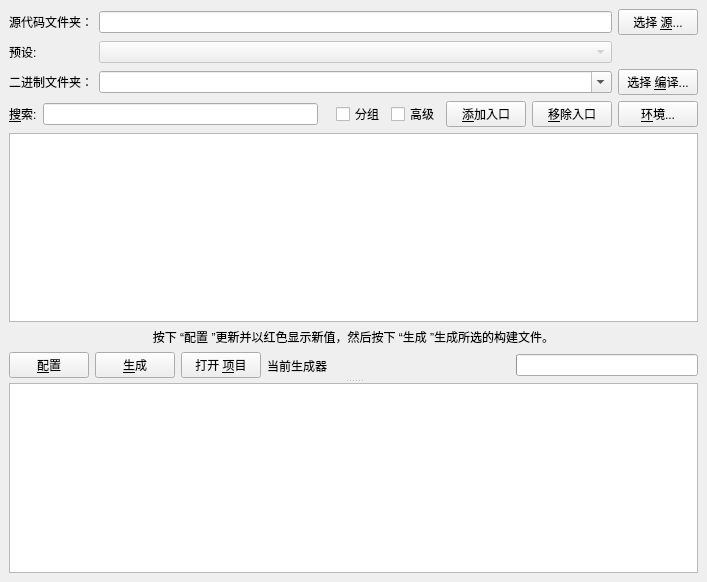
<?xml version="1.0" encoding="UTF-8"?>
<ui version="4.0">
 <class>CMakeSetupDialog</class>
 <widget class="QWidget" name="CMakeSetupDialog">
  <property name="geometry">
   <rect>
    <x>0</x>
    <y>0</y>
    <width>707</width>
    <height>582</height>
   </rect>
  </property>
  <layout class="QGridLayout">
   <property name="leftMargin">
    <number>9</number>
   </property>
   <property name="topMargin">
    <number>9</number>
   </property>
   <property name="rightMargin">
    <number>9</number>
   </property>
   <property name="bottomMargin">
    <number>9</number>
   </property>
   <property name="spacing">
    <number>6</number>
   </property>
   <item row="0" column="0">
    <layout class="QGridLayout">
     <property name="leftMargin">
      <number>0</number>
     </property>
     <property name="topMargin">
      <number>0</number>
     </property>
     <property name="rightMargin">
      <number>0</number>
     </property>
     <property name="bottomMargin">
      <number>0</number>
     </property>
     <property name="spacing">
      <number>6</number>
     </property>
     <item row="0" column="0">
      <widget class="QLabel" name="SourceLabel">
       <property name="text">
        <string>源代码文件夹：</string>
       </property>
      </widget>
     </item>
     <item row="0" column="1">
      <widget class="QLineEdit" name="SourceDirectory"/>
     </item>
     <item row="0" column="2">
      <widget class="QPushButton" name="BrowseSourceDirectoryButton">
       <property name="text">
        <string>选择 &amp;源...</string>
       </property>
      </widget>
     </item>
     <item row="1" column="0">
      <widget class="QLabel" name="PresetLabel">
       <property name="text">
        <string>预设:</string>
       </property>
      </widget>
     </item>
     <item row="1" column="1">
      <widget class="QCMakePresetComboBox" name="Preset">
       <property name="enabled">
        <bool>false</bool>
       </property>
      </widget>
     </item>
     <item row="2" column="0">
      <widget class="QLabel" name="BinaryLabel">
       <property name="text">
        <string>二进制文件夹：</string>
       </property>
      </widget>
     </item>
     <item row="2" column="1">
      <widget class="QComboBox" name="BinaryDirectory">
       <property name="sizePolicy">
        <sizepolicy hsizetype="Expanding" vsizetype="Fixed">
         <horstretch>0</horstretch>
         <verstretch>0</verstretch>
        </sizepolicy>
       </property>
       <property name="editable">
        <bool>true</bool>
       </property>
      </widget>
     </item>
     <item row="2" column="2">
      <widget class="QPushButton" name="BrowseBinaryDirectoryButton">
       <property name="text">
        <string>选择 &amp;编译...</string>
       </property>
      </widget>
     </item>
    </layout>
   </item>
   <item row="1" column="0">
    <widget class="QSplitter" name="Splitter">
     <property name="orientation">
      <enum>Qt::Vertical</enum>
     </property>
     <widget class="QFrame" name="frame">
      <property name="frameShape">
       <enum>QFrame::NoFrame</enum>
      </property>
      <property name="frameShadow">
       <enum>QFrame::Raised</enum>
      </property>
      <layout class="QVBoxLayout">
       <property name="spacing">
        <number>6</number>
       </property>
       <property name="leftMargin">
        <number>0</number>
       </property>
       <property name="topMargin">
        <number>0</number>
       </property>
       <property name="rightMargin">
        <number>0</number>
       </property>
       <property name="bottomMargin">
        <number>0</number>
       </property>
       <item>
        <layout class="QHBoxLayout">
         <property name="spacing">
          <number>6</number>
         </property>
         <property name="leftMargin">
          <number>0</number>
         </property>
         <property name="topMargin">
          <number>0</number>
         </property>
         <property name="rightMargin">
          <number>0</number>
         </property>
         <property name="bottomMargin">
          <number>0</number>
         </property>
         <item>
          <widget class="QLabel" name="label_4">
           <property name="sizePolicy">
            <sizepolicy hsizetype="Fixed" vsizetype="Fixed">
             <horstretch>0</horstretch>
             <verstretch>0</verstretch>
            </sizepolicy>
           </property>
           <property name="text">
            <string>&amp;搜索:</string>
           </property>
           <property name="buddy">
            <cstring>Search</cstring>
           </property>
          </widget>
         </item>
         <item>
          <widget class="QLineEdit" name="Search">
           <property name="sizePolicy">
            <sizepolicy hsizetype="Expanding" vsizetype="Fixed">
             <horstretch>0</horstretch>
             <verstretch>0</verstretch>
            </sizepolicy>
           </property>
          </widget>
         </item>
         <item>
          <spacer>
           <property name="orientation">
            <enum>Qt::Horizontal</enum>
           </property>
           <property name="sizeType">
            <enum>QSizePolicy::Minimum</enum>
           </property>
           <property name="sizeHint" stdset="0">
            <size>
             <width>12</width>
             <height>23</height>
            </size>
           </property>
          </spacer>
         </item>
         <item>
          <widget class="QCheckBox" name="groupedCheck">
           <property name="text">
            <string>分组</string>
           </property>
          </widget>
         </item>
         <item>
          <widget class="QCheckBox" name="advancedCheck">
           <property name="text">
            <string>高级</string>
           </property>
          </widget>
         </item>
         <item>
          <widget class="QPushButton" name="AddEntry">
           <property name="toolTip">
            <string>添加新入口</string>
           </property>
           <property name="text">
            <string>&amp;添加入口</string>
           </property>
           <property name="icon">
            <iconset theme="list-add" resource="CMakeSetup.qrc">
             <normaloff>:/Icons/Plus16.png</normaloff>:/Icons/Plus16.png</iconset>
           </property>
          </widget>
         </item>
         <item>
          <widget class="QPushButton" name="RemoveEntry">
           <property name="toolTip">
            <string>移除已选入口</string>
           </property>
           <property name="text">
            <string>&amp;移除入口</string>
           </property>
           <property name="icon">
            <iconset theme="list-remove" resource="CMakeSetup.qrc">
             <normaloff>:/Icons/Delete16.png</normaloff>:/Icons/Delete16.png</iconset>
           </property>
          </widget>
         </item>
         <item>
          <widget class="QPushButton" name="Environment">
           <property name="text">
            <string>&amp;环境...</string>
           </property>
          </widget>
         </item>
        </layout>
       </item>
       <item>
        <widget class="QCMakeCacheView" name="CacheValues">
         <property name="alternatingRowColors">
          <bool>true</bool>
         </property>
         <property name="selectionMode">
          <enum>QAbstractItemView::ExtendedSelection</enum>
         </property>
         <property name="selectionBehavior">
          <enum>QAbstractItemView::SelectRows</enum>
         </property>
        </widget>
       </item>
       <item>
        <widget class="QLabel" name="label_3">
         <property name="text">
          <string>按下 “配置 ”更新并以红色显示新值，然后按下 “生成 ”生成所选的构建文件。</string>
         </property>
         <property name="alignment">
          <set>Qt::AlignCenter</set>
         </property>
         <property name="wordWrap">
          <bool>true</bool>
         </property>
        </widget>
       </item>
       <item>
        <layout class="QHBoxLayout">
         <property name="spacing">
          <number>6</number>
         </property>
         <property name="leftMargin">
          <number>0</number>
         </property>
         <property name="topMargin">
          <number>0</number>
         </property>
         <property name="rightMargin">
          <number>0</number>
         </property>
         <property name="bottomMargin">
          <number>0</number>
         </property>
         <item>
          <widget class="QPushButton" name="ConfigureButton">
           <property name="text">
            <string>&amp;配置</string>
           </property>
          </widget>
         </item>
         <item>
          <widget class="QPushButton" name="GenerateButton">
           <property name="text">
            <string>&amp;生成</string>
           </property>
          </widget>
         </item>
         <item>
          <widget class="QPushButton" name="OpenProjectButton">
           <property name="text">
            <string>打开 &amp;项目</string>
           </property>
          </widget>
         </item>
         <item>
          <widget class="QLabel" name="Generator">
           <property name="text">
            <string>当前生成器</string>
           </property>
          </widget>
         </item>
         <item>
          <spacer>
           <property name="orientation">
            <enum>Qt::Horizontal</enum>
           </property>
           <property name="sizeType">
            <enum>QSizePolicy::Expanding</enum>
           </property>
           <property name="sizeHint" stdset="0">
            <size>
             <width>121</width>
             <height>27</height>
            </size>
           </property>
          </spacer>
         </item>
         <item>
          <widget class="QProgressBar" name="ProgressBar">
           <property name="minimum">
            <number>0</number>
           </property>
           <property name="maximum">
            <number>100</number>
           </property>
           <property name="value">
            <number>0</number>
           </property>
           <property name="textVisible">
            <bool>false</bool>
           </property>
           <property name="orientation">
            <enum>Qt::Horizontal</enum>
           </property>
           <property name="textDirection">
            <enum>QProgressBar::BottomToTop</enum>
           </property>
          </widget>
         </item>
        </layout>
       </item>
      </layout>
     </widget>
     <widget class="QTextEdit" name="Output">
      <property name="lineWrapMode">
       <enum>QTextEdit::NoWrap</enum>
      </property>
      <property name="readOnly">
       <bool>true</bool>
      </property>
     </widget>
    </widget>
   </item>
  </layout>
 </widget>
 <customwidgets>
  <customwidget>
   <class>QCMakeCacheView</class>
   <extends>QTreeView</extends>
   <header>QCMakeCacheView.h</header>
  </customwidget>
  <customwidget>
   <class>QCMakePresetComboBox</class>
   <extends>QComboBox</extends>
   <header>QCMakePresetComboBox.h</header>
  </customwidget>
 </customwidgets>
 <resources>
  <include location="CMakeSetup.qrc"/>
 </resources>
 <connections/>
</ui>
